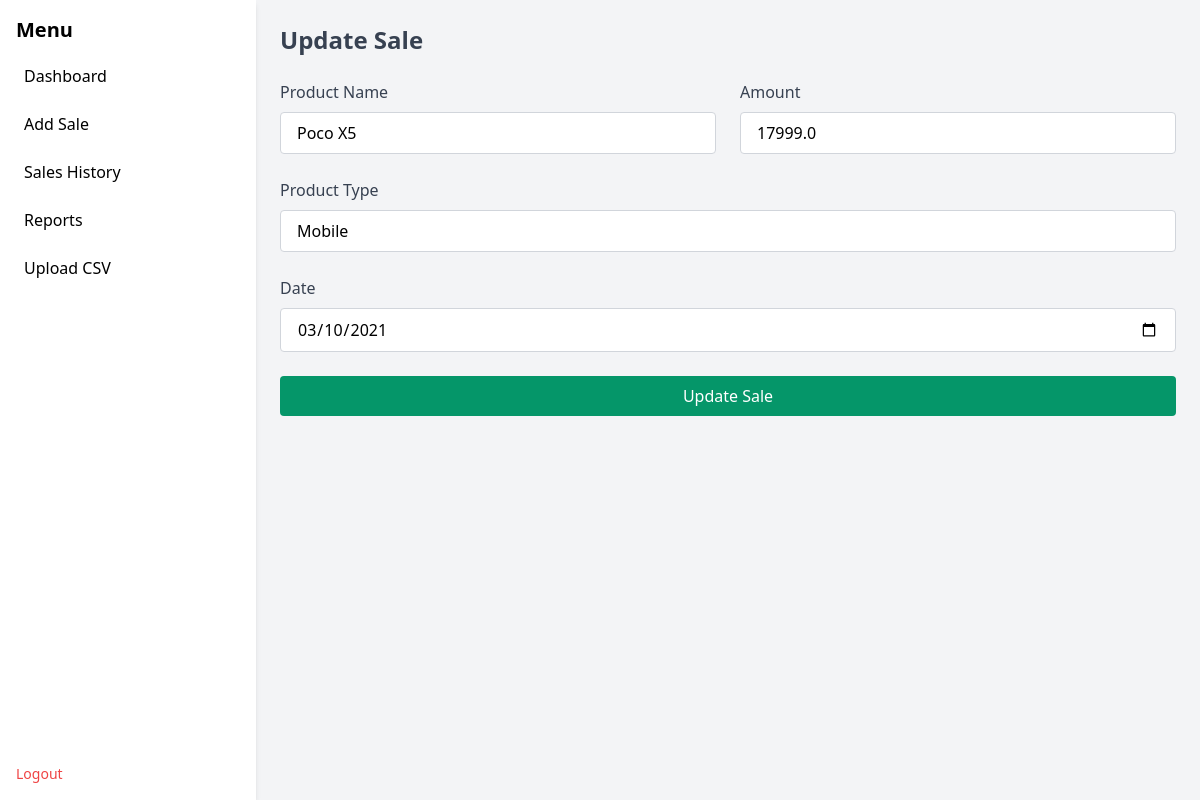
Screenshot of /update_sale/50 (signed in) with the database file from the repository.
### tables this page shows
CREATE TABLE sales (
  id INTEGER PRIMARY KEY AUTOINCREMENT,
  product TEXT NOT NULL,
  product_type TEXT NOT NULL,
  amount REAL NOT NULL,
  date TEXT NOT NULL
);

### app.py (the view, shortened to what this page needs)
@app.route('/update_sale/<int:sale_id>', methods=['GET', 'POST'])
def update_sale(sale_id):
    if 'user' not in session:
        return redirect(url_for('login'))
    conn = get_db_connection()
    sale = conn.execute('SELECT * FROM sales WHERE id=?', (sale_id,)).fetchone()
    conn.close()
    if not sale:
        return "Sale not found", 404
    return render_template('update-sale.html', sale=sale)

### app.py (called while the page is built)
def get_db_connection():
    conn = sqlite3.connect(DB_PATH)
    conn.row_factory = sqlite3.Row
    return conn

### templates/update-sale.html (shortened to what this page needs)
{% extends "base.html" %}
{% block content %}
<h2 class="text-2xl font-bold mb-6 text-gray-700">Update Sale</h2>
<form method="POST" action="{{ url_for('update_sale', sale_id=sale.id) }}">
    <div class="mb-6 flex justify-between gap-6">
        <div class="flex-1">
            <label for="product" class="block text-gray-700 font-medium mb-2">Product Name</label>
            <input type="text" id="product" name="product" value="{{ sale.product }}" required
                class="w-full px-4 py-2 border border-gray-300 rounded focus:outline-none focus:ring-2 focus:ring-blue-500">
        </div>
        <div class="flex-1">
            <label for="amount" class="block text-gray-700 font-medium mb-2">Amount</label>
            <input type="number" id="amount" name="amount" value="{{ sale.amount }}" required
                class="w-full px-4 py-2 border border-gray-300 rounded focus:outline-none focus:ring-2 focus:ring-blue-500">
        </div>
    </div>
    <div class="mb-6">
        <label for="product_type" class="block text-gray-700 font-medium mb-2">Product Type</label>
        <input type="text" id="product_type" name="product_type" value="{{ sale.product_type }}" required
            class="w-full px-4 py-2 border border-gray-300 rounded focus:outline-none focus:ring-2 focus:ring-blue-500">
    </div>
    <div class="mb-6">
        <label for="date" class="block text-gray-700 font-medium mb-2">Date</label>
        <input type="date" id="date" name="date" value="{{ sale.date }}" required
            class="w-full px-4 py-2 border border-gray-300 rounded focus:outline-none focus:ring-2 focus:ring-blue-500">
    </div>
    <button type="submit"
        class="w-full bg-green-600 text-white py-2 rounded hover:bg-green-700 transition duration-200">
        Update Sale
    </button>
</form>
{% endblock %}

### rows the page displays
sales: product "Poco X5", amount "17999.0", product_type "Mobile", date "03/10/2021"
